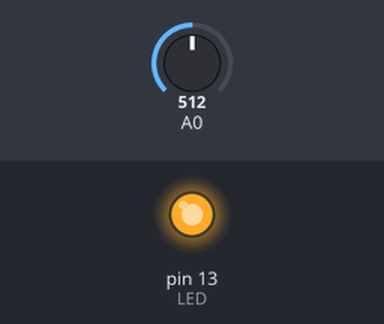
Recording of a sketch running on a simulated Arduino Uno, built with avr-gcc and run on an emulated ATmega328P. Parts: output pins drawn as LEDs (lit = HIGH). The test bench sets the inputs (shaded band); at power-on: A0 = 512.

Above: at 1.2 s.
1.3 s: A0 set to 495
At 2.2 s:
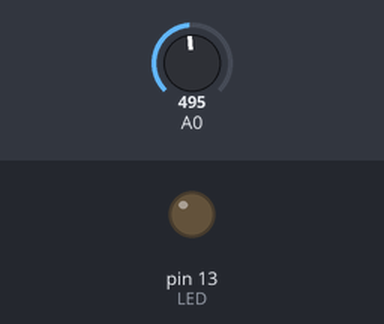
2.8 s: A0 set to 716
At 3.3 s:
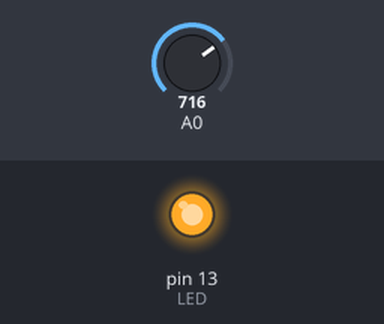
4.3 s: A0 set to 511
At 5.5 s:
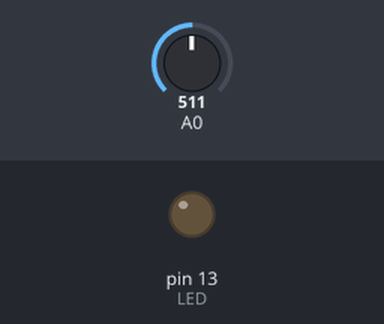
Timing chart, 0 to 7.3 s (numbered marks = the images above; inputs shaded):
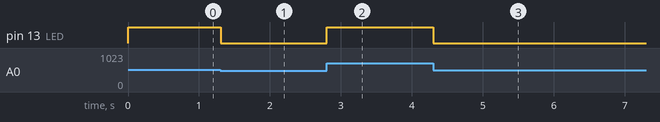

Measured:
- the behaviour switches between 512 and 511 on A0 (found by bisection; images 0 and 1)
- after the input at 1.3 s, pin 13 (LED): HIGH → LOW at once
- after the input at 2.8 s, pin 13 (LED): LOW → HIGH at once
- after the input at 4.3 s, pin 13 (LED): HIGH → LOW at once

The sketch:

example06B.ino
```cpp
//Example 06B: アナログ入力の値に応じてLEDの明るさを変える

const int LED = 13; //LEDがつながっているピン
int val = 0;        //センサからの値を記憶する変数

void setup() {
  pinMode(LED, OUTPUT); //LEDのピンを出力に設定
  //注 : アナログピンは自動的に入力として設定される

}

void loop() {
  val = analogRead(0);      //センサから値を読み込む

  analogWrite(LED, val/4);  //センサの値を明るさとしてLED点灯
  delay(10);                //少しの間、プログラムを停止
}
```
